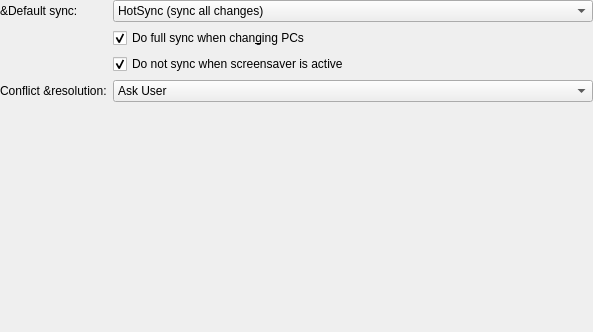
<ui version="4.0" stdsetdef="1" >
  <author>David Bishop</author>
  <comment>A widget for editing HotSync-specific settings.</comment>
  <exportmacro></exportmacro>
  <class>SyncConfigWidget</class>
  <widget class="QWidget" name="SyncConfigForm" >
    <property name="geometry" >
      <rect>
        <x>0</x>
        <y>0</y>
        <width>593</width>
        <height>332</height>
      </rect>
    </property>
    <property name="windowTitle" >
      <string>KPilot Options</string>
    </property>
    <layout class="QGridLayout" >
      <property name="margin" >
        <number>0</number>
      </property>
      <item row="1" column="1" >
        <widget class="QCheckBox" name="fFullSyncCheck" >
          <property name="text" >
            <string>Do full sync when chan&amp;ging PCs</string>
          </property>
          <property name="checked" >
            <bool>true</bool>
          </property>
          <property name="whatsThis" stdset="0" >
            <string>&lt;qt>Check this box to perform a full sync when your last sync was performed with another PC or system, to guarantee the completeness of your data.&lt;/qt></string>
          </property>
        </widget>
      </item>
      <item row="0" column="1" >
        <widget class="QComboBox" name="fSpecialSync" >
          <property name="whatsThis" stdset="0" >
            <string>&lt;qt>Select in this list the synchronization type that KPilot will use as default. Possible values are:&lt;br>"HotSync", to run all selected conduits, and sync the databases with a modified flag set, updating the modified records only;&lt;br>"FullSync" to run all selected conduits, and sync all databases, reading all records, and performing a full backup;&lt;br>"Copy PC to handheld" to run all conduits and sync all databases, but instead of merging the information from both sources, copy the PC data to the handheld;&lt;br>"Copy handheld to PC" to run all conduits and sync all databases, but instead of merging the information from both sources, copy the handheld data to the PC.&lt;/qt></string>
          </property>
          <item>
            <property name="text" >
              <string>HotSync (sync all changes)</string>
            </property>
          </item>
          <item>
            <property name="text" >
              <string>FullSync (sync also unchanged records)</string>
            </property>
          </item>
          <item>
            <property name="text" >
              <string>Copy PC to Handheld</string>
            </property>
          </item>
          <item>
            <property name="text" >
              <string>Copy Handheld to PC</string>
            </property>
          </item>
        </widget>
      </item>
      <item row="0" column="0" >
        <widget class="QLabel" name="textLabel1_2" >
          <property name="text" >
            <string>&amp;Default sync:</string>
          </property>
          <property name="buddy" stdset="0" >
            <cstring>fSpecialSync</cstring>
          </property>
          <property name="wordWrap" >
            <bool>false</bool>
          </property>
        </widget>
      </item>
      <item row="4" column="1" >
        <spacer name="spacer3" >
          <property name="sizeHint" >
            <size>
              <width>20</width>
              <height>170</height>
            </size>
          </property>
          <property name="sizeType" >
            <enum>QSizePolicy::Expanding</enum>
          </property>
          <property name="orientation" >
            <enum>Qt::Vertical</enum>
          </property>
        </spacer>
      </item>
      <item row="3" column="1" >
        <widget class="QComboBox" name="fConflictResolution" >
          <property name="whatsThis" stdset="0" >
            <string>&lt;qt>Select in this list how conflicting entries (entries which were edited both on your handheld and on the PC) are resolved. Possibly values are  "Ask User" to let you decide case by case, "Do Nothing" to allow the entries to be different, "PC overrides", "Handheld overrides", "Use values from last sync" and "Use both entries" to create a new entry on both the PC and handheld. Note that the conflict resolution option selected here can be overridden by conduits that have their own conflict resolution configuration.&lt;/qt></string>
          </property>
          <item>
            <property name="text" >
              <string>Ask User</string>
            </property>
          </item>
          <item>
            <property name="text" >
              <string>Do Nothing</string>
            </property>
          </item>
          <item>
            <property name="text" >
              <string>Handheld Overrides</string>
            </property>
          </item>
          <item>
            <property name="text" >
              <string>PC Overrides</string>
            </property>
          </item>
          <item>
            <property name="text" >
              <string>Values From Last Sync (if possible)</string>
            </property>
          </item>
          <item>
            <property name="text" >
              <string>Use Both Entries</string>
            </property>
          </item>
        </widget>
      </item>
      <item row="3" column="0" >
        <widget class="QLabel" name="textLabel1" >
          <property name="sizePolicy" >
            <sizepolicy>
              <hsizetype>4</hsizetype>
              <vsizetype>5</vsizetype>
              <horstretch>0</horstretch>
              <verstretch>0</verstretch>
            </sizepolicy>
          </property>
          <property name="text" >
            <string>Conflict &amp;resolution:</string>
          </property>
          <property name="buddy" stdset="0" >
            <cstring>fConflictResolution</cstring>
          </property>
          <property name="wordWrap" >
            <bool>false</bool>
          </property>
        </widget>
      </item>
      <item row="2" column="1" >
        <widget class="QCheckBox" name="fScreenlockSecure" >
          <property name="text" >
            <string>Do not sync when screensaver is active</string>
          </property>
          <property name="checked" >
            <bool>true</bool>
          </property>
          <property name="whatsThis" stdset="0" >
            <string>&lt;qt>Check this box to prevent KPilot from syncing your handheld while the screensaver is active: this is a security measure to prevent others from syncing &lt;i>their&lt;/i> handhelds with your data.  This option must be disabled when you use a different desktop, since KPilot is not aware of screensavers other than KDE's.&lt;/qt></string>
          </property>
        </widget>
      </item>
    </layout>
  </widget>
  <layoutdefault spacing="6" margin="11" />
  <pixmapfunction>qPixmapFromMimeSource</pixmapfunction>
</ui>
